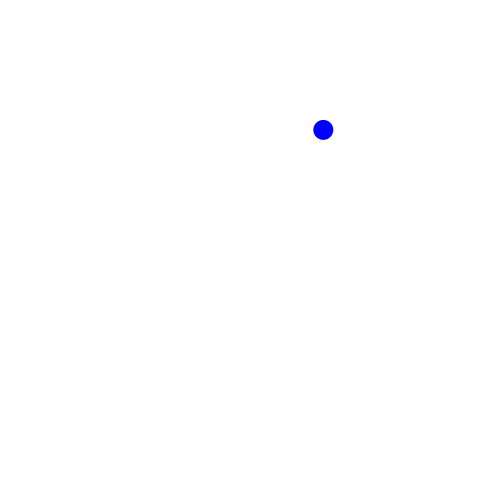
Frame 1 (no input)
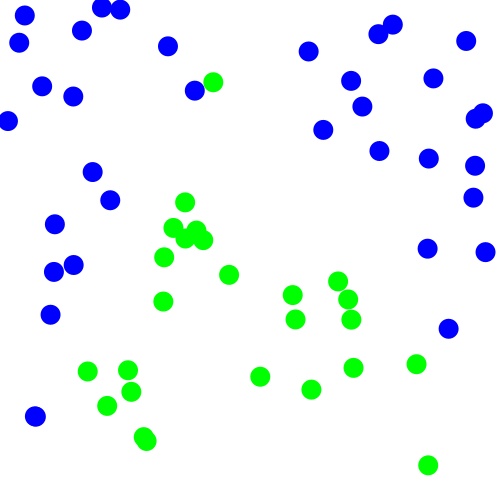
Frame 60 (the mouse pressed at the canvas centre just before this capture)
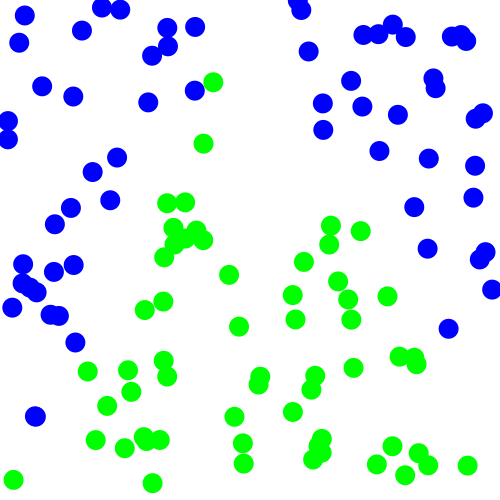
Frame 120 (the mouse held since frame 60 and released just before this capture)

The Processing sketch that drew these frames (run headless with seeded random() and noise(); from frame 60 on, the mouse is pressed at the canvas centre):

// Processing sketch: Question_2_c
// ── Question_2_c.pde
float random_x;
float random_y;
int circle_diameter = 20;
color circle_color;
float green_minimum;
float green_maximum;
float slope;

void setup()
{
  size(500,500);
  background(255);
  ellipseMode(CENTER);
  slope = height/(width/2);
}

void draw()
{
  random_x = random(0,width);
  random_y = random(0,height);
  
  //Using the inverse of the slope, we find not how y changes with x
  // but how x changes with y.
  // I suppose you could calculate your slope with y as your independent variable, but if it ain't broke...
  green_minimum = width/2 - 1/slope*random_y;
  green_maximum = width/2 + 1/slope*random_y;
  
  if (random_x < green_maximum && random_x > green_minimum)
  {
    circle_color = color(0,255,0);
  }
  else
  {
    circle_color = color(0,0,255);
  }
  noStroke();
  fill(circle_color);
  ellipse(random_x, random_y, circle_diameter, circle_diameter);
}
